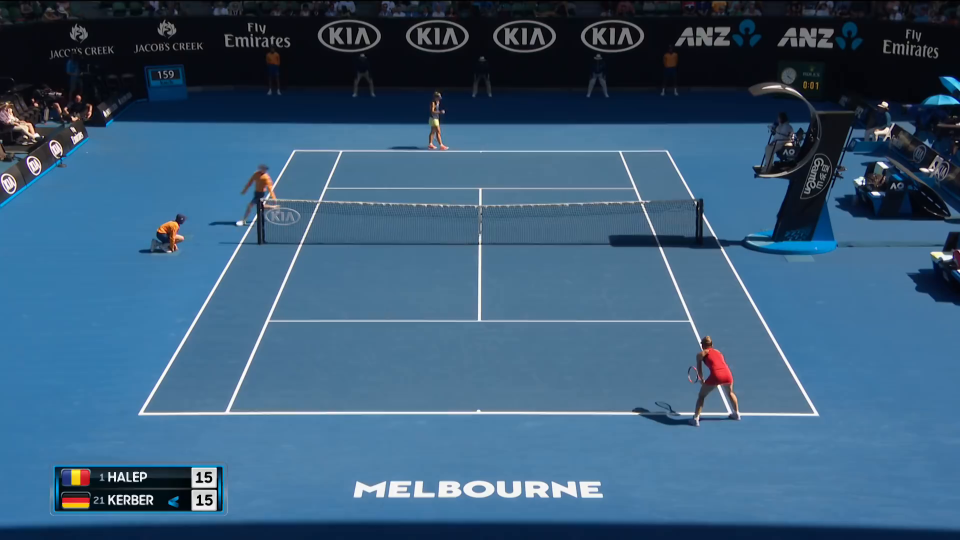
#> input picture images/3_image_GP_00306.png, 1920 x 1080 px, found by its file name (shown at 1/2 size)
$ jupyter execute --allow-errors BallAnimation.ipynb   (shell and % lines are left out)
#> lines starting #> are read from the running program, lines starting #| are printed output that depends on the picture; long printed decimals are rounded
[cell 1]
import matplotlib.pyplot as plt
import numpy as np
import time
import os
import math
from sklearn import linear_model
from matplotlib import animation
import numpy as np
import cv2

[cell 2]
KP = []
with open('Kalibrierung_KerbHal.txt') as f:
#> (reads code/Kalibrierung_KerbHal.txt from the repository)
	for row in f:
		img, real = row.split(';')
		img = [float(x) for x in img.split(',')]
		real = [float(x) for x in real.split(',')]
		KP += [img, real]

#> (the rest of this cell did not finish here and is left out)

[cell 3]
KerberHalep = True
if KerberHalep:
    imgpath = os.path.join(os.getcwd(), '../../Videos/GoPro/GoProFrames/3_image_GP_00306.png')
    image = plt.imread(imgpath)
#> image is the input picture: shape (1080, 1920, 3) float32; mean R, G, B 0.228, 0.361, 0.473
    PathToCaliPoints = '/home/lea/Dokumente/FSU/Anwendungspraktikum/cvtennis/code/Kalibrierung_KerbHal_planar.txt'
else:
    image = cv2.imread('/home/lea/Dokumente/FSU/Anwendungspraktikum/Videos/GoPro/GoProFrames/image_GP_00001.png')
    PathToCaliPoints = '/home/lea/Dokumente/FSU/Anwendungspraktikum/cvtennis/code/Kalibrierung_planar.txt'

[cell 4]
def getCalibration(PathToCaliPoints=PathToCaliPoints, image_width=1920, image_height=1080):
    # Using planar calibration (court edges)
#> called with image_width = 1920, image_height = 1080
    imgpoints = np.array([[]]).reshape(0,2)
    objpoints = np.array([[]]).reshape(0,3)
    with open(PathToCaliPoints) as f:
#> (reads code/Kalibrierung_KerbHal_planar.txt from the repository)
        for row in f:
            imgp, objp = row.split(';')
            imgp = [float(x.strip('))\n(')) for x in imgp.split(',')]
            objp = [float(x.strip('))\n(')) for x in objp.split(',')]
            imgpoints = np.append(imgpoints, [imgp], axis=0)
            objpoints = np.append(objpoints, [objp], axis=0)
            print(imgp, objp)
    imgpoints = np.array(imgpoints)
    imgpoints = imgpoints.astype('float32')
    objpoints = np.array(objpoints)
    objpoints = objpoints.astype('float32')

    Parameters = np.zeros(5)
    # Returns camera matrix, distortion coefficients, rotation and translation vector
    ret, mtx, dist, rvecs, tvecs = cv2.calibrateCamera([objpoints], [imgpoints],
                                                       (image_height,image_width), None, distCoeffs=Parameters)

    # Returns the new camera matrix based on the free scaling parameter
    # Alpha set to one to keep all image points, since there can be valuable information in corners
    # Returns new camera matrix and ROI which can be used to crop image
    newcameramtx, roi=cv2.getOptimalNewCameraMatrix(mtx,dist,(image_width,image_height),1,(image_width,image_height))

    return mtx, dist, rvecs, tvecs, imgpoints, objpoints, newcameramtx, roi

[cell 5]
M, D, R, T, imgpoints, objpoints, newM, roi = getCalibration(PathToCaliPoints=PathToCaliPoints, image_width=image.shape[1], image_height=image.shape[0])
#> D = [0.717, -13.83, 0.0239, 0.0153, 89.66]; R = ([2.13, -0.0124, 0.0284],); T = ([-6.08, 0.46, 25.21],); roi = (556, 379, 968, 686)

# undistort
dst = cv2.undistort(image, M, D, None, newM)
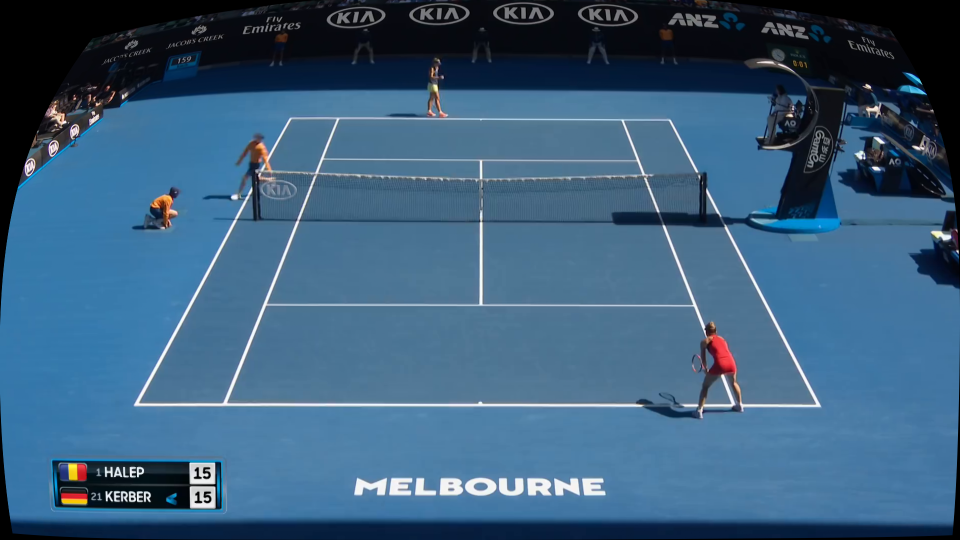
#> dst: shape (1080, 1920, 3) float32 (shown at 1/2 size); mean R, G, B 0.233, 0.372, 0.485

'''# crop the image
x,y,w,h = roi
#dst[y:y+h, x:x+w] = [0,0,0]#dst[y:y+h, x:x+w]
dst[:y, :] = [0,0,0]
dst[:, :x] = [0,0,0]
dst[y+h:, :] = [0,0,0]
dst[:, x+w:] = [0,0,0]'''
images = np.hstack((image, dst))
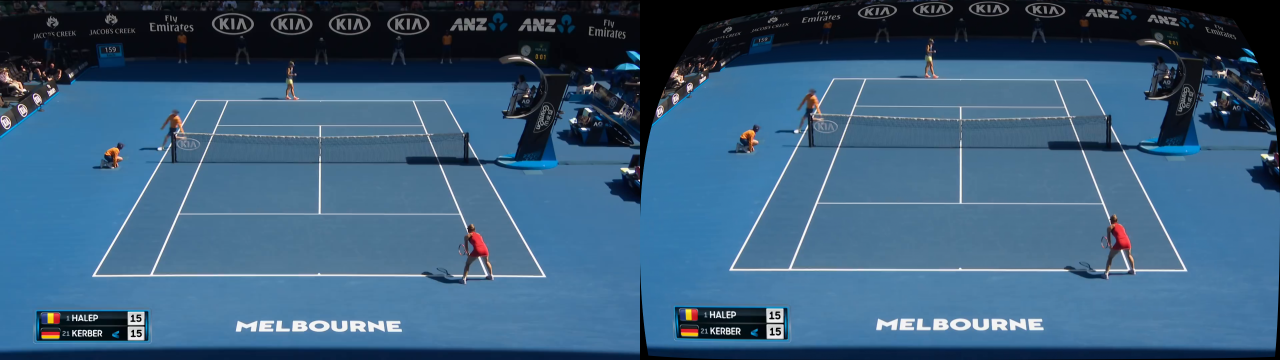
#> images: shape (1080, 3840, 3) float32 (shown at 1/3 size); mean R, G, B 0.23, 0.366, 0.478
plt.figure(figsize=(19,8))
plt.imshow(images)
plt.show()

[cell 6]
R = cv2.Rodrigues(R[0])[0]
T = T[0].reshape(-1,3)[0]
F = np.zeros((3,4))
F[:,:-1] = np.transpose(R)
F[:,-1] = -np.transpose(R)@T
print(M,'\n \n' ,D, '\n \n',R,'\n \n', T, '\n\n', newM, '\n\n', roi)
#| [[3.07101997e+03 0.00000000e+00 1.03038975e+03]
#|  [0.00000000e+00 1.84781478e+03 7.90458573e+02]
#|  [0.00000000e+00 0.00000000e+00 1.00000000e+00]]
#|  [ 7.17086487e-01 -1.38329047e+01  2.39192250e-02  1.52904577e-02
#|   8.96591313e+01]
#|  [[ 0.9997 -0.02025  0.01542  ]
#|  [ 0.002361 -0.5295 -0.8483]
#|  [ 0.02534  0.8481 -0.5293 ]]
#|  [-6.081  0.4604 25.205 ]
#|  [[3.13290341e+03 0.00000000e+00 1.03526432e+03]
#|  [0.00000000e+00 2.00751679e+03 7.71914780e+02]
#|  [0.00000000e+00 0.00000000e+00 1.00000000e+00]]
#> (further printed lines are left out)

[cell 7]
F

[cell 8]
# Check calibration 3D to 2D
for i, val in enumerate(objpoints):
    r = M@(R@val + T)
    print(imgpoints[i], r[0]/r[2], r[1]/r[2])

[cell 9]
#[60.0, 899.0] [1.37, 0.0, 0.0]
vti = {'X':0, 'Y':1, 'Z':2}
for i,val in enumerate(imgpoints):
    # [10 lines of commented-out code are left out]
    camerapt = np.linalg.inv(M)@np.array([val[0], val[1], 1])
    #print(camerapt)
    X,Y,Z = objpoints[i][0], objpoints[i][1], objpoints[i][2]
    rt = (np.transpose(R)@T)
    a = Z+rt[vti['Z']]
    b = (np.transpose(R)@camerapt)[vti['Z']]
    s = a / b
    r = F@np.append(camerapt*s, 1)
    #r = np.transpose(R)@camerapt*s - np.transpose(R)@np.array(T)
    #plt.plot(s, r[0], 'r.')
    print(val, s, objpoints[i], r)

    #plt.show()

[cell 10]
#[60.0, 899.0] [1.37, 0.0, 0.0]
vti = {'X':0, 'Y':1, 'Z':2}
for i,val in enumerate(imgpoints):

    camerapt = np.linalg.inv(M)@np.array([val[0], val[1], 1])
    #print(camerapt)
    X,Y,Z = objpoints[i][0], objpoints[i][1], objpoints[i][2]+2
    rt = (np.transpose(R)@T)
    a = Z+rt[vti['Z']]
    b = (np.transpose(R)@camerapt)[vti['Z']]
    s = a / b
    r = F@np.append(camerapt*s, 1)
    #r = np.transpose(R)@camerapt*s - np.transpose(R)@np.array(T)
    #plt.plot(s, r[0], 'r.')
    print(val, s, objpoints[i], r)

    #plt.show()

[cell 11]
[R, 9]

[cell 12]
objpoint={'X':None, 'Y':None, 'Z':0}
objpoint != None

[cell 13]
[x for x in objpoint if objpoint[x] != None]

[cell 14]
import numpy as np

[cell 15]
def get_3D_position(imgpoint=[280, 825], objpoint={'X':None, 'Y':None, 'Z':0}, R=R, M=M, T=T, F=F, point=True):

    #nones = not all(d.values())
    if objpoint['X'] == None and objpoint['Y'] == None and objpoint['Z'] == None:
        print('Ray will be returned')
    elif len([x for x in objpoint if objpoint[x] != None]) == 1:
        if point:
            print('Return 3D Point for given 3D value')
            key = [x for x in objpoint if objpoint[x] != None][0]
            # Dict for vector position
            vti = {'X':0, 'Y':1, 'Z':2}

            camerapt = np.linalg.inv(M)@np.array([imgpoint[0], imgpoint[1], 1])
            #X,Y,Z = objpoints[i][0], objpoints[i][1], objpoints[i][2]
            rt = (np.transpose(R)@T)
            a = objpoint[key]+rt[vti[key]]
            b = (np.transpose(R)@camerapt)[vti[key]]
            s = a / b
            r = F@np.append(camerapt*s, 1)
            #r = np.transpose(R)@camerapt*s - np.transpose(R)@np.array(T)
            #plt.plot(s, r[0], 'r.')
            return r
            #print(val, s, objpoint, r)
        else:
            print('Return two 3D points which define line in 3D, Z=0 for p1')
            #objpoint={'X':None, 'Y':None, 'Z':0}
            key = [x for x in objpoint if objpoint[x] != None][0]
            # Dict for vector position
            vti = {'X':0, 'Y':1, 'Z':2}
            camerapt = np.linalg.inv(M)@np.array([imgpoint[0], imgpoint[1], 1])
            #X,Y,Z = objpoints[i][0], objpoints[i][1], objpoints[i][2]
            rt = (np.transpose(R)@T)
            a = objpoint[key]+rt[vti[key]]
            b = (np.transpose(R)@camerapt)[vti[key]]
            s = a / b
            r1 = F@np.append(camerapt*s, 1)

            s = 20
            r2 = F@np.append(camerapt*s, 1)
            return r1,r2
    else:
        print('Onle one value of 3D Point can be set. Other two values must be None')

[cell 16]
get_3D_position(point=True)

[cell 17]
from sympy import Point, Point3D, Line, Line3D, Plane

# [30 lines left out: function get_trajectory, not called in this run]

#> (a cell that did not finish here is left out)

# Calculate 3D point from image point and surface

Calculate surface trough start and end point orthogonal to ground
E = {(x,y,z) | }
Parameterform: (x,y,z) = start + r*(ende-start) + s * (0,1,0)
Normalform: skalarprodukt(kreuzprodukt(ende-start, (0,1,0)),(x,y,z)-start))
[(ende-start) x (0,1,0)] ° [(x,y,z) - start] = 0

# Find court edges (will be done by different script later on)

[cell 19]
#%matplotlib inline
#[958, 410] [280, 825] [1402, 400]
fig, ax = plt.subplots(figsize=(80,60))
imgpath = os.path.join(os.getcwd(), '../../Videos/GoPro/GoProFrames/3_image_GP_00306.png')
#'/home/mueller/code/python/Anwendungspraktikum/Videos/GoPro/GoProFrames/3_image_GP_00306.png'
img = plt.imread(imgpath)
x = [280, 455,955, 1460, 1633, 535, 960, 1380, 650, 960, 1270, 590, 682, 1240, 1336, 518, 1402, 958]
y = [825, 825, 825, 825, 826,  640, 640, 640,  374, 374, 374,  300, 300, 300,  300,  400, 400, 410]
n = [1,2,3,4,5,6,7,8,9,10,11,12,13,14,15,16,17, 18]
ax.imshow(img)
ax.scatter(x,y,c='r')
for i, txt in enumerate(n):
    ax.annotate(txt, (x[i],y[i]), size=30)
plt.show()
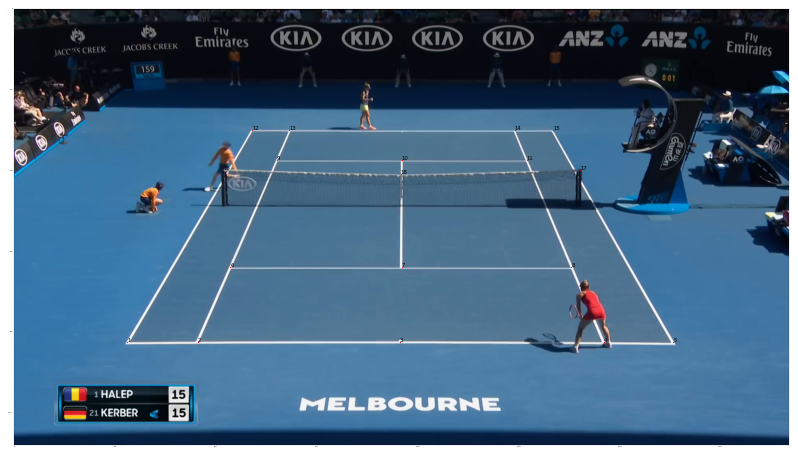
#> figure drawn by matplotlib, 1 panel

# Load ball positions detected with Tensorflow Object Detection API

[cell 20]
file = os.path.join(os.getcwd(), '../ballpositions.csv')

# Load data into array
print('load into array...')
data = []
#> (the rest of this cell did not finish here and is left out)

[cell 21]
# Keep only Kerber Halep video for further analysis

path = '../../Videos/GoPro/GoProFrames/3_image_GP_00002.png'
#> (the rest of this cell did not finish here and is left out)

# Smooting of time series with outlier detection

### Outlier detection
Even though we set an accuracy lower bound, there can still be outliier in the ball positions (see above)
Therefore we check if the ballposition is within a reachable distance. Ball speed is set to maximum speed ever reached in tennis (263 km/ h).

[cell 22]
framerate = 25
#> framerate = 25
maxspeed_km_h = 160 #(263km/h)
maxspeed_km_sec = maxspeed_km_h / 60 / 60
maxspeed_m_sec = maxspeed_km_sec * 1000
maxdist_m_frame = maxspeed_m_sec / framerate
#> maxdist_m_frame = 1.78
#Get number of pixels
#Conservative assumption: ball moves orthogonal to optical axis at the opposite court side close to the net
#use outer serve line points as reference distance
x_pxl = [535, 1270]
y_pxl = [640, 374]
dx = x_pxl[1] - x_pxl[0]
dy = y_pxl[0] - y_pxl[1]
physical_dist_m = 2 * np.sqrt(np.sqrt(((9.6-1.37)/2)**2 + ((18.28-5.48) / 2)**2)**2 + 0.914**2)

maxdist_frame_x_pxl = maxdist_m_frame / physical_dist_m * dx
#> maxdist_frame_x_pxl = 85.25
maxdist_frame_y_pxl =  maxdist_m_frame / physical_dist_m * dy
#> maxdist_frame_y_pxl = 30.85
mdist_pxl = int(np.sqrt(maxdist_frame_x_pxl**2 + maxdist_frame_y_pxl**2))
#> mdist_pxl = 90
print('Maximum distance of ball within one frame (x, y, both)' , maxdist_frame_x_pxl, maxdist_frame_y_pxl, np.sqrt(maxdist_frame_x_pxl**2 + maxdist_frame_y_pxl**2))
#| Maximum distance of ball within one frame (x, y, both) 85.253 30.853 90.664
